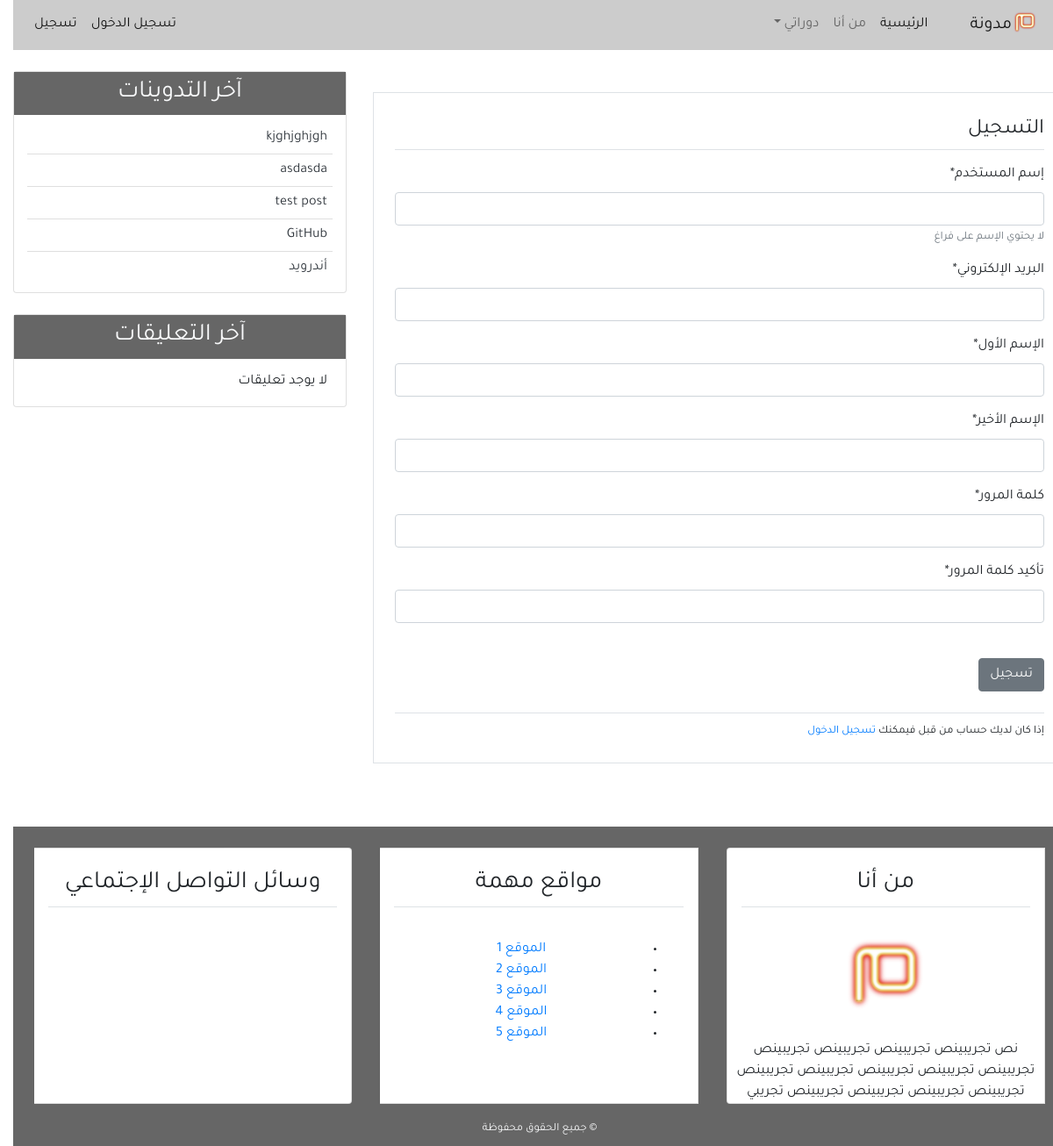
Before: /register/ with the older database file.
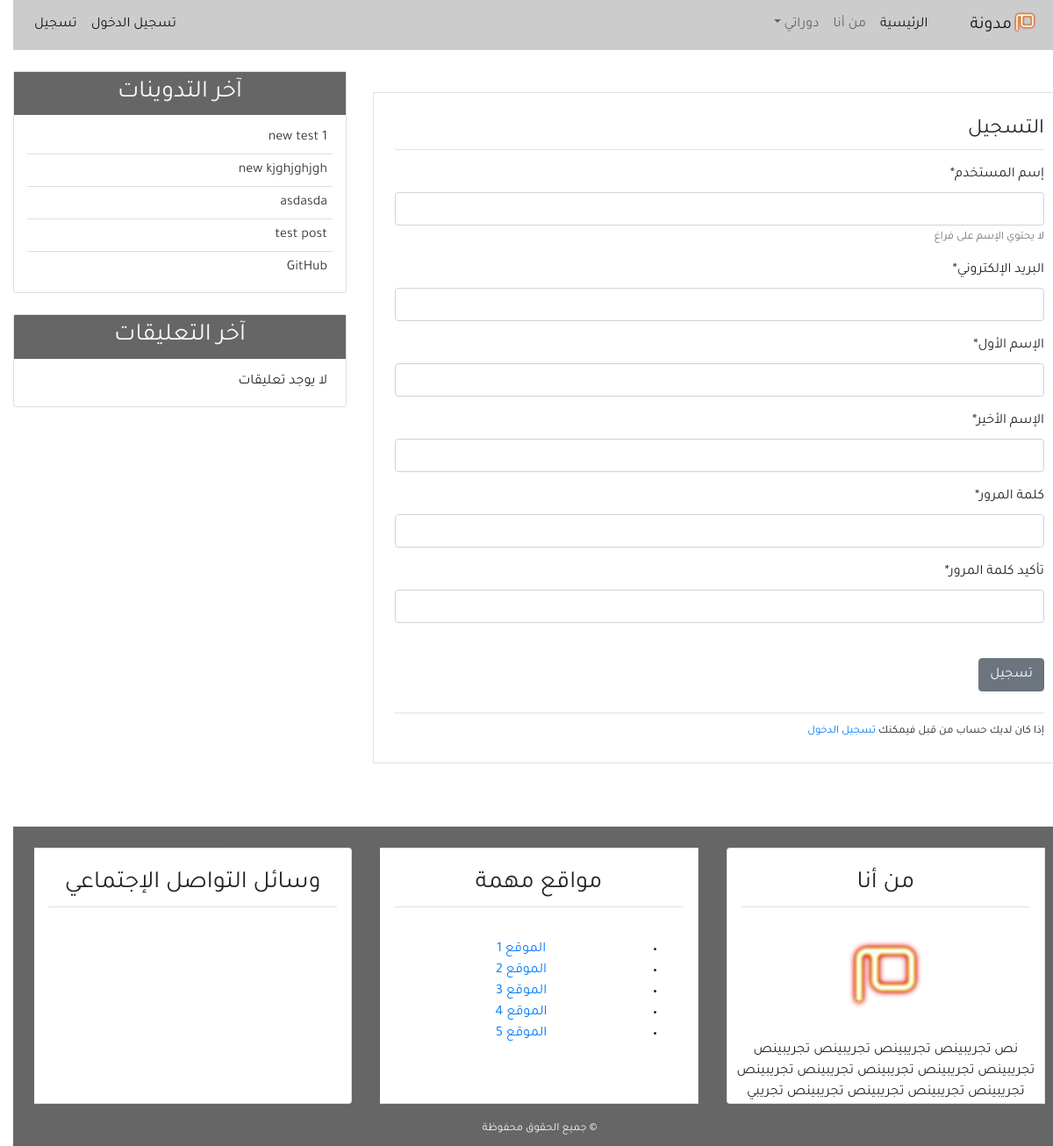
After: the same page with the newer database file.
### blog/models.py (models this page shows, shortened)
class Post(models.Model):
    title = models.CharField(max_length=100)
    content = models.TextField()
    post_date = models.DateTimeField(default=timezone.now)
    post_update = models.DateTimeField(auto_now=True)
    author = models.ForeignKey(User, on_delete=models.CASCADE)
    class Meta:
        ordering = ('-post_date', )

### user/views.py (the view)
# urls.py: path('register/', views.register, name='register'),
def register(request):
    if request.method == 'POST':
        form = UserCreationForm(request.POST)
        if form.is_valid():
            new_User = form.save(commit=False)
            new_User.set_password(form.cleaned_data['password1'])
            new_User.save()
            messages.success(request, f'تهانينا {new_User} لقد تمت عملية التسجيل بنجاح')
            return redirect('home')
    else:
        form = UserCreationForm()
    context = {
        'title': 'التسجيل',
        'form': form,
    }
    return render(request, 'user/register.html', context)

### user/forms.py (shortened to what this page needs)
class UserCreationForm(forms.ModelForm):
    username = forms.CharField(label='إسم المستخدم', max_length=30, help_text='لا يحتوي الإسم على فراغ')
    email = forms.EmailField(label='البريد الإلكتروني')
    first_name = forms.CharField(label='الإسم الأول')
    last_name = forms.CharField(label='الإسم الأخير')
    password1 = forms.CharField(label='كلمة المرور', widget=forms.PasswordInput(), min_length=8)
    password2 = forms.CharField(label='تأكيد كلمة المرور', widget=forms.PasswordInput(), min_length=8)
    class Meta:
        model = User
        fields = ('username', 'email', 'first_name', 'last_name', 'password1', 'password2')

### blog/templatetags/post_tag.py (called while the page is built)
@register.inclusion_tag('blog/latest_posts.html')
def latest_posts():
    context = {
        'l_posts': Post.objects.all()[0:5]
    }
    return context

@register.inclusion_tag('blog/latest_comment.html')
def latest_comments():
    context = {
        'l_comments': Comment.objects.filter(active=True)[:5]
    }
    return context

### user/templates/user/register.html (shortened to what this page needs)
{% extends 'blog/base.html' %}
{% block content %}
{% load crispy_forms_tags %}
    <div class="border p-4 mb-5 mt-4">
        <legend class="border-bottom pb-1 mb-3">التسجيل</legend>
        <form method="POST">
            {{form|crispy}}
            <input class="btn btn-secondary mt-4" type="submit" value="تسجيل">
        </form>
        <div class="border-top mt-4 pt-2">
            <small>إذا كان لديك حساب من قبل فيمكنك <a href="{% url 'login' %}">تسجيل الدخول</a></small>
        </div>
    </div>
{% endblock content %}

### blog/templates/blog/latest_posts.html
<ul class="list-group-flush latest-post">
    {% for post in l_posts %}
        <li class="list-group-item latest-post-item">
            <a href="{% url 'detail' post.pk %}" class="text-dark">
                {% if post.title|length > 40 %}
                    {{post.title|slice:'40'}} ..
                {% else %}
                    {{post.title}}
                {% endif %}
            </a>
        </li>
    {% endfor %}
</ul>

Changed rows visible on the page:
no longer on this page (row unchanged): Post: title "أندرويد"
added Post: title "new test 1"
changed Post: title "kjghjghjgh" → "new kjghjghjgh"
